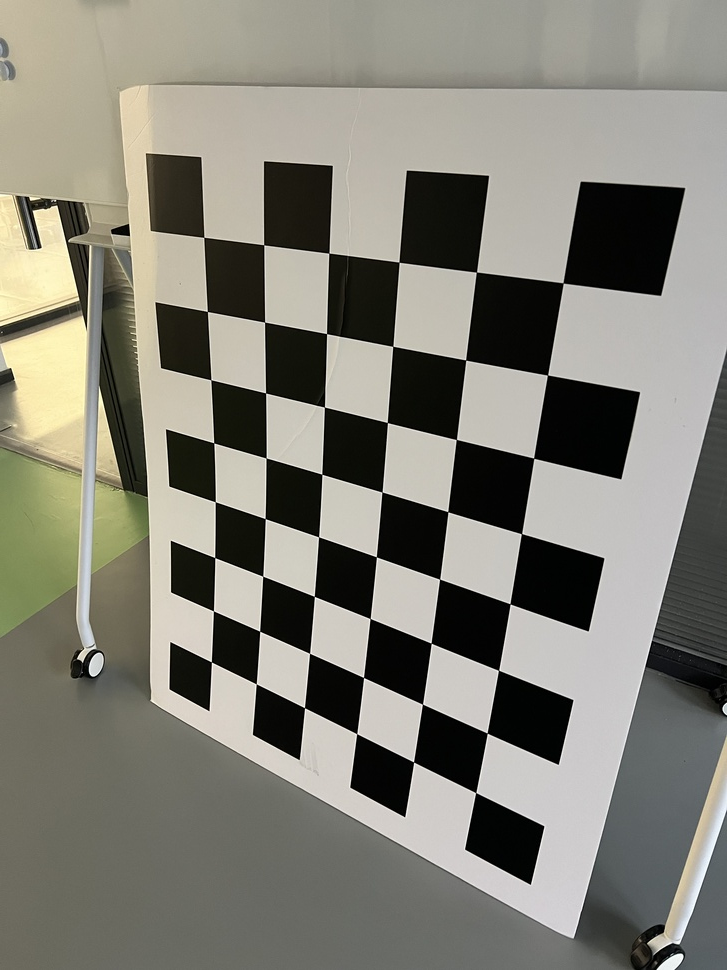
#> input picture lession5/calib_1.jpg, 727 x 970 px, shrunk from 3024 x 4032 before the run; its folder holds 4 pictures in this run
$ python calib.py
#> lines starting #> are read from the running program, lines starting #| are printed output that depends on the picture
#!/usr/bin/env python3
# -*- coding: utf-8 -*-
"""
Camera Calibration using a Checkerboard.
Input: calib_1.jpg, calib_2.jpg, ...
Output: camera_matrix.npy, dist_coeffs.npy, calibration_result.txt, undistorted_example.jpg
"""

import cv2
import numpy as np
import glob
import os

# ------------------------------
# Parameters
# ------------------------------
# 注意：这里的CHECKERBOARD参数可能需要根据你的棋盘格图片调整
# 检查你的棋盘格内角点数量，不是方格数量
# 比如如果是8x6的棋盘格（8列7行方格），内角点就是7x5
CHECKERBOARD = (7, 5)  # 尝试这个值，根据你的棋盘格调整
SQUARE_SIZE = 25.0  # 方格的尺寸，单位毫米
IMAGES_PATH = "calib_*.jpg"  # 改为当前目录
# Termination criteria for cornerSubPix
CRITERIA = (cv2.TERM_CRITERIA_EPS + cv2.TERM_CRITERIA_MAX_ITER, 30, 0.001)

# ------------------------------
# Prepare object points (3D points in world coordinate)
# ------------------------------
objp = np.zeros((CHECKERBOARD[0] * CHECKERBOARD[1], 3), np.float32)
objp[:, :2] = np.mgrid[0 : CHECKERBOARD[0], 0 : CHECKERBOARD[1]].T.reshape(-1, 2)
objp *= SQUARE_SIZE

# Arrays to store object points and image points from all images
objpoints = []  # 3d points in real world space
imgpoints = []  # 2d points in image plane

# ------------------------------
# Find corners in all images
# ------------------------------
images = glob.glob(IMAGES_PATH)
# 也尝试其他可能的命名格式
if len(images) == 0:
    images = glob.glob("*.jpg")
    images = [img for img in images if "calib" in img.lower()]

print(f"Searching for calibration images...")
print(f"Found {len(images)} calibration images.")
for img in images[:5]:  # 显示前5个找到的文件
    print(f"  - {os.path.basename(img)}")
if len(images) > 5:
    print(f"  ... and {len(images) - 5} more")

if len(images) < 3:
    print("Error: Need at least 3 images for calibration. Exiting.")
    exit()

# Variables to store image size
img_size = None
first_valid_image = None

# 先显示一张图片看看棋盘格
if len(images) > 0:
    test_img = cv2.imread(images[0])
#> test_img is the input picture: shape (970, 727, 3); mean B, G, R 118, 128, 129.6
    if test_img is not None:
        print(f"\nFirst image size: {test_img.shape}")
#| First image size: (970, 727, 3)
        print("Displaying first image for reference...")
        cv2.imshow("First calibration image (press any key)", test_img)
        cv2.waitKey(1000)
        cv2.destroyAllWindows()

for i, fname in enumerate(images):
    print(f"\n[{i + 1}/{len(images)}] Processing: {os.path.basename(fname)}")
    img = cv2.imread(fname)
    if img is None:
        print(f"  ✗ Could not read image. Skipping.")
        continue

    # 缩小图片以加快处理速度（如果图片太大）
    scale_factor = 0.5
    if img.shape[0] > 2000 or img.shape[1] > 2000:
        print(f"  Resizing large image from {img.shape}...")
        img = cv2.resize(
            img, None, fx=scale_factor, fy=scale_factor, interpolation=cv2.INTER_AREA
        )

    gray = cv2.cvtColor(img, cv2.COLOR_BGR2GRAY)
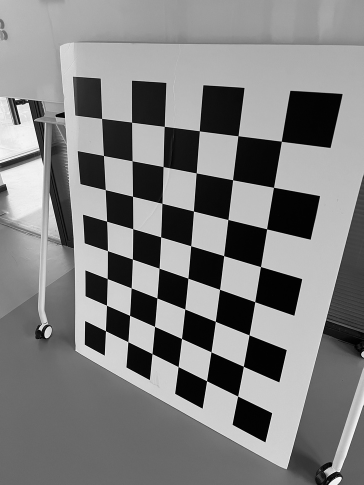
#> gray: shape (970, 727) (shown at 1/2 size); min 0, max 255, mean 127.3

    # Store image size from first valid image
    if img_size is None:
        img_size = gray.shape[::-1]  # (width, height)
        first_valid_image = img

    # Find chessboard corners
    print(f"  Looking for {CHECKERBOARD} corners...")
    ret, corners = cv2.findChessboardCorners(
        gray,
        CHECKERBOARD,
        cv2.CALIB_CB_ADAPTIVE_THRESH
        + cv2.CALIB_CB_NORMALIZE_IMAGE
        + cv2.CALIB_CB_FAST_CHECK,
    )
#> ret = False; corners = None

    if ret:
        objpoints.append(objp)
        # Refine corner locations
        corners_refined = cv2.cornerSubPix(gray, corners, (11, 11), (-1, -1), CRITERIA)
        imgpoints.append(corners_refined)

        # Draw and display corners
        img_with_corners = img.copy()
        cv2.drawChessboardCorners(img_with_corners, CHECKERBOARD, corners_refined, ret)
        # 在角点上显示坐标
        cv2.putText(
            img_with_corners,
            f"Found {len(corners)} corners",
            (10, 30),
            cv2.FONT_HERSHEY_SIMPLEX,
            0.7,
            (0, 255, 0),
            2,
        )
        cv2.imshow("Chessboard Corners", img_with_corners)
        cv2.waitKey(300)  # display for 300 ms
        print(f"  ✓ Found {len(corners)} corners.")
    else:
        print(f"  ✗ Chessboard corners not found.")
        # 尝试不同的棋盘格尺寸
        print(f"  Trying alternative checkerboard sizes...")
        alt_sizes = [(6, 4), (8, 6), (9, 6), (7, 7)]
        for alt_size in alt_sizes:
            ret, corners = cv2.findChessboardCorners(
                gray,
                alt_size,
                cv2.CALIB_CB_ADAPTIVE_THRESH + cv2.CALIB_CB_NORMALIZE_IMAGE,
            )
            if ret:
                print(f"  ✓ Found corners with size {alt_size}")
                # 需要重新创建objp
                temp_objp = np.zeros((alt_size[0] * alt_size[1], 3), np.float32)
                temp_objp[:, :2] = np.mgrid[0 : alt_size[0], 0 : alt_size[1]].T.reshape(
                    -1, 2
                )
                temp_objp *= SQUARE_SIZE
                objpoints.append(temp_objp)

                corners_refined = cv2.cornerSubPix(
                    gray, corners, (11, 11), (-1, -1), CRITERIA
                )
                imgpoints.append(corners_refined)

                img_with_corners = img.copy()
                cv2.drawChessboardCorners(
                    img_with_corners, alt_size, corners_refined, ret
                )
                cv2.putText(
                    img_with_corners,
                    f"Size {alt_size}",
                    (10, 30),
                    cv2.FONT_HERSHEY_SIMPLEX,
                    0.7,
                    (0, 255, 0),
                    2,
                )
                cv2.imshow("Chessboard Corners", img_with_corners)
                cv2.waitKey(300)
                break
#> this loop made 2 passes
#> ret on passes 1 to 2: False, True
#> pass 2, `cv2.imshow("Chessboard Corners", img_with_corners)`:
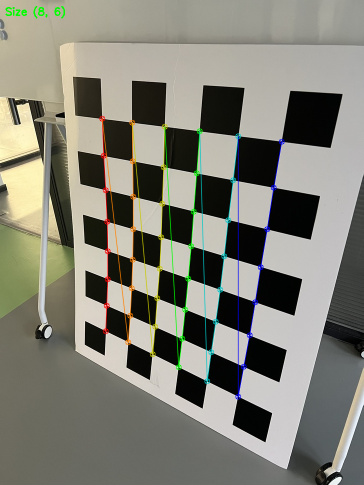
#> window 'Chessboard Corners': shape (970, 727, 3) (shown at 1/2 size); mean B, G, R 117.6, 128.5, 129.3
#> after the loop, imgpoints = 1 item; objpoints = 1 item
#> pass 2 of the loop `for i, fname in enumerate(images):`:
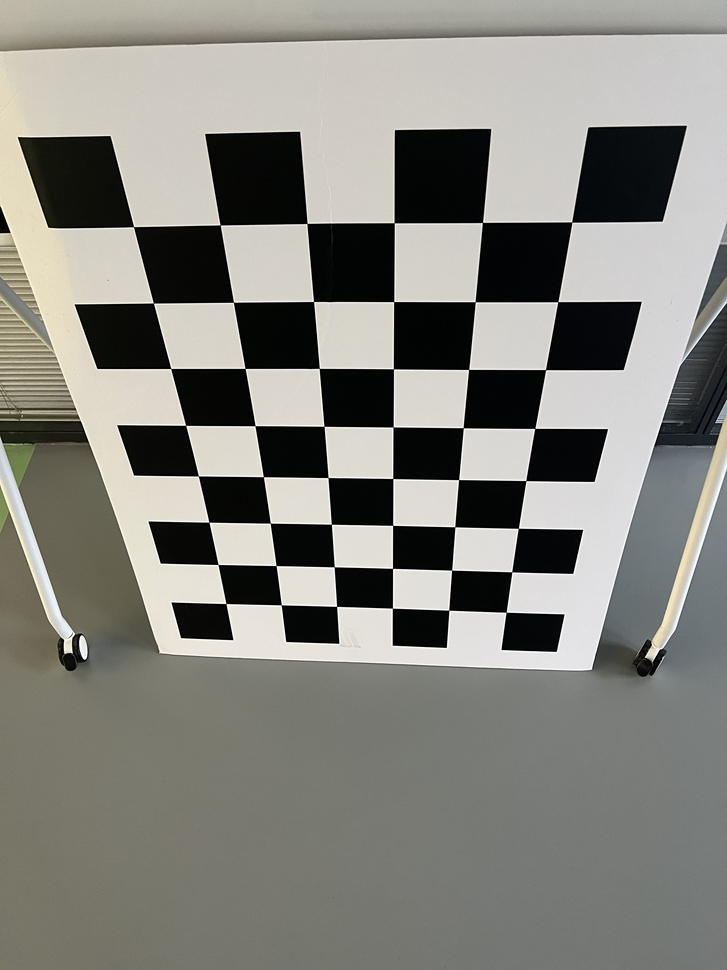
#> input picture lession5/calib_10.jpg, 727 x 970 px, shrunk from 3024 x 4032 before the run
#> img is the input picture: shape (970, 727, 3); mean B, G, R 125.8, 132, 132.5
#> `gray = cv2.cvtColor(img, cv2.COLOR_BGR2GRAY)`:
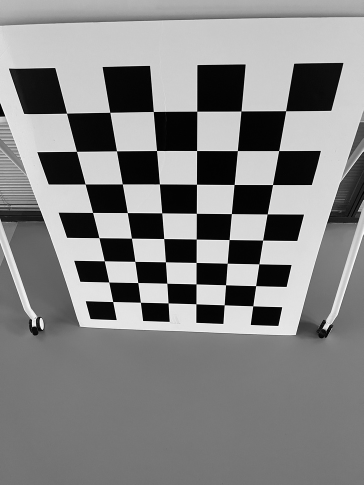
#> gray: shape (970, 727) (shown at 1/2 size); min 0, max 255, mean 131.5
#> `ret, corners = cv2.findChessboardCorners( gray, CHECKERBOARD, cv2.CALI..`: ret = False
#> the loop `for alt_size in alt_sizes:` made 2 passes
#> pass 2, `cv2.imshow("Chessboard Corners", img_with_corners)`:
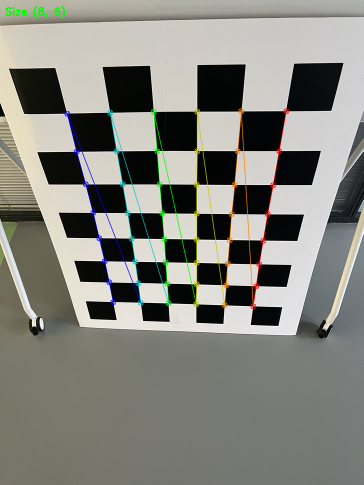
#> window 'Chessboard Corners': shape (970, 727, 3) (shown at 1/2 size); mean B, G, R 125.3, 132.4, 132.3
#> after the loop `for alt_size in alt_sizes:`: imgpoints = 2 items
#> pass 3 of the loop `for i, fname in enumerate(images):`:
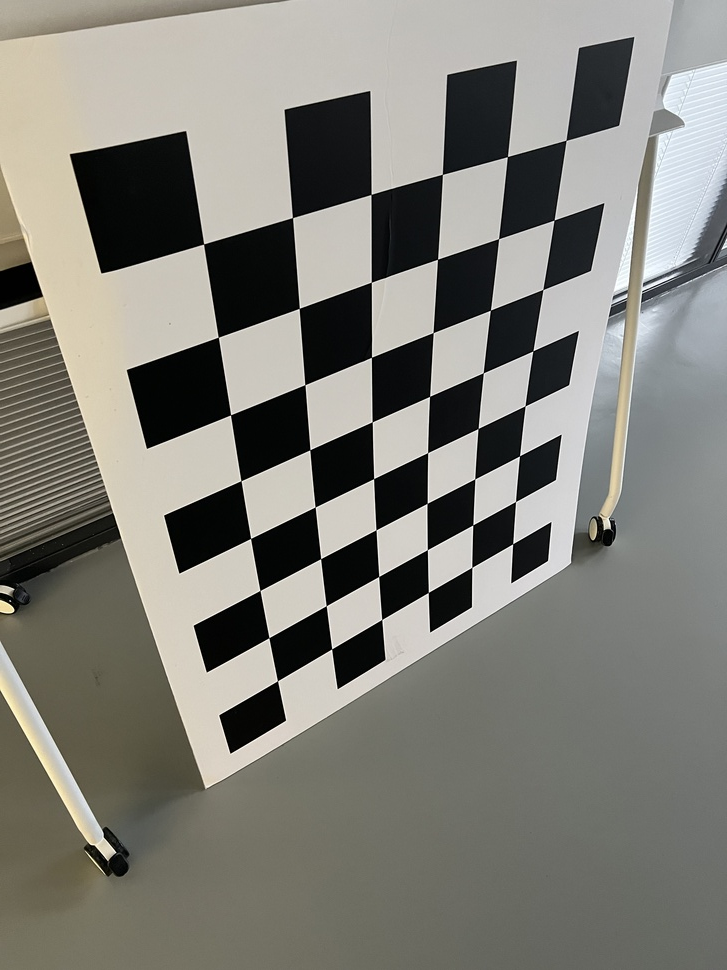
#> input picture lession5/calib_11.jpg, 727 x 970 px, shrunk from 3024 x 4032 before the run
#> img is the input picture: shape (970, 727, 3); mean B, G, R 120, 127, 127.9
#> `gray = cv2.cvtColor(img, cv2.COLOR_BGR2GRAY)`:
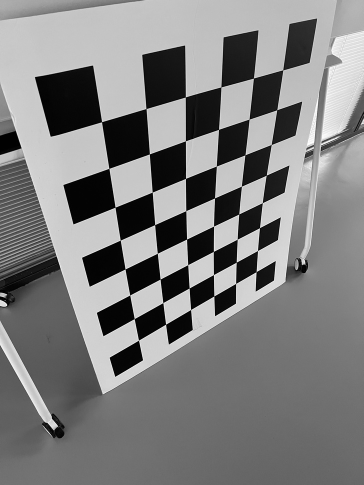
#> gray: shape (970, 727) (shown at 1/2 size); min 0, max 255, mean 126.4
#> `ret, corners = cv2.findChessboardCorners( gray, CHECKERBOARD, cv2.CALI..`: ret = False
#> the loop `for alt_size in alt_sizes:` made 2 passes
#> pass 2, `cv2.imshow("Chessboard Corners", img_with_corners)`:
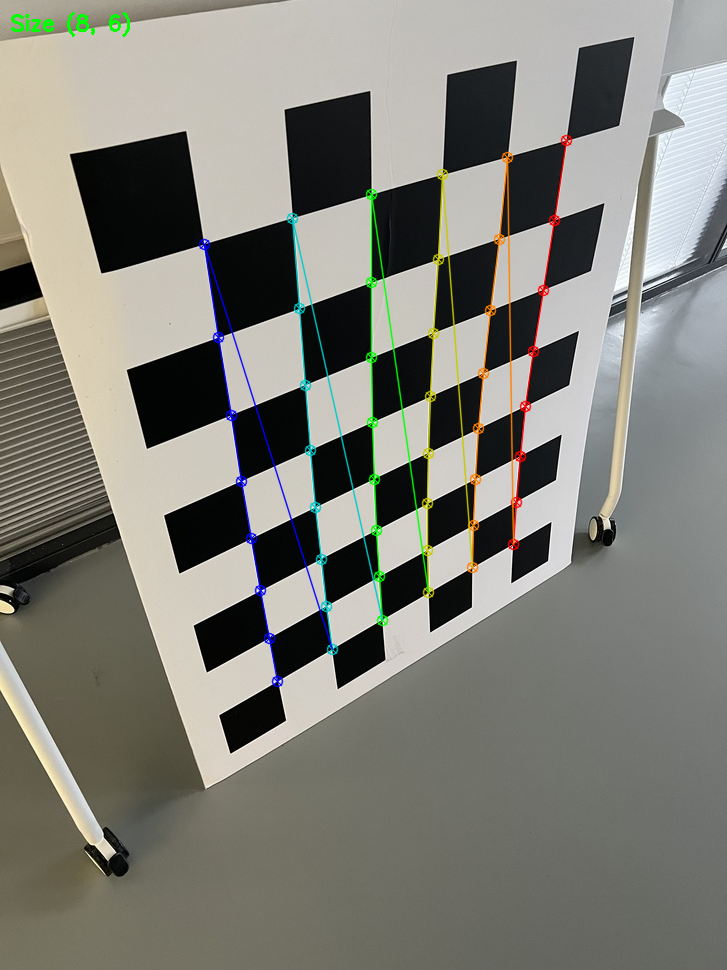
#> window 'Chessboard Corners': shape (970, 727, 3); mean B, G, R 119.5, 127.4, 127.7
#> after the loop `for alt_size in alt_sizes:`: imgpoints = 3 items
#> the loop made 4 passes; the first 3 are shown

cv2.destroyAllWindows()

# ------------------------------
# Check if we have enough calibration data
# ------------------------------
if len(objpoints) < 3:
    print(f"\nError: Only found {len(objpoints)} valid images with chessboard corners.")
    print("Need at least 3 images for calibration.")
    print("\nPossible issues:")
    print("1. Wrong CHECKERBOARD parameter (currently set to {CHECKERBOARD})")
    print("2. Chessboard not fully visible in images")
    print("3. Poor lighting or focus")
    print("\nPlease check your calibration images and adjust CHECKERBOARD parameter.")
    exit()

if img_size is None:
    print("\nError: No valid images found. Exiting.")
    exit()

print(f"\n--- Starting calibration with {len(objpoints)} valid images ---")
print(f"Image size: {img_size}")
#| Image size: (727, 970)

# ------------------------------
# Camera Calibration
# ------------------------------
print("\nCalibrating camera...")
ret, mtx, dist, rvecs, tvecs = cv2.calibrateCamera(
    objpoints, imgpoints, img_size, None, None
)
print("Calibration finished.")
print(f"\nCamera matrix:\n{mtx}")
print(f"\nDistortion coefficients:\n{dist}")
print(f"\nCalibration error (RMS): {ret:.4f} pixels")

# ------------------------------
# Save calibration results
# ------------------------------
np.save("camera_matrix.npy", mtx)
np.save("dist_coeffs.npy", dist)
with open("calibration_result.txt", "w") as f:
    f.write(f"CALIBRATION RESULTS\n")
    f.write("=" * 50 + "\n\n")
    f.write(f"Number of images used: {len(objpoints)}\n")
    f.write(f"Image size: {img_size}\n")
    f.write(f"Checkerboard pattern: {CHECKERBOARD}\n")
    f.write(f"Square size: {SQUARE_SIZE} mm\n\n")
    f.write(f"Camera Matrix:\n{mtx}\n\n")
    f.write(f"Distortion Coefficients:\n{dist}\n\n")
    f.write(f"Reprojection Error (RMS): {ret:.4f} pixels\n")
print("\nCalibration results saved to files.")

# ------------------------------
# Undistort an example image
# ------------------------------
if first_valid_image is not None:
    test_img = first_valid_image.copy()
    h, w = test_img.shape[:2]

    # Get optimal new camera matrix
    new_mtx, roi = cv2.getOptimalNewCameraMatrix(mtx, dist, (w, h), 1, (w, h))

    # Undistort
    undistorted = cv2.undistort(test_img, mtx, dist, None, new_mtx)
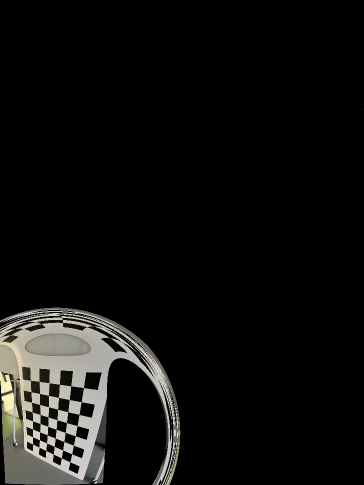
#> undistorted: shape (970, 727, 3) (shown at 1/2 size); mean B, G, R 14.4, 15.6, 15.8

    # Crop the image
    x, y, uw, uh = roi
    if uw > 0 and uh > 0:  # 确保ROI有效
        undistorted = undistorted[y : y + uh, x : x + uw]
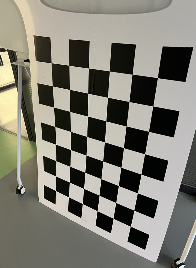
#> undistorted: shape (268, 196, 3); mean B, G, R 116.8, 126.7, 128.6

    # Save and show
    cv2.imwrite("undistorted_example.jpg", undistorted)

    # Create comparison image
    # 调整大小以便并排显示
    max_height = 600
    if h > max_height:
        scale = max_height / h
        new_w = int(w * scale)
        new_h = max_height
        test_img_resized = cv2.resize(test_img, (new_w, new_h))
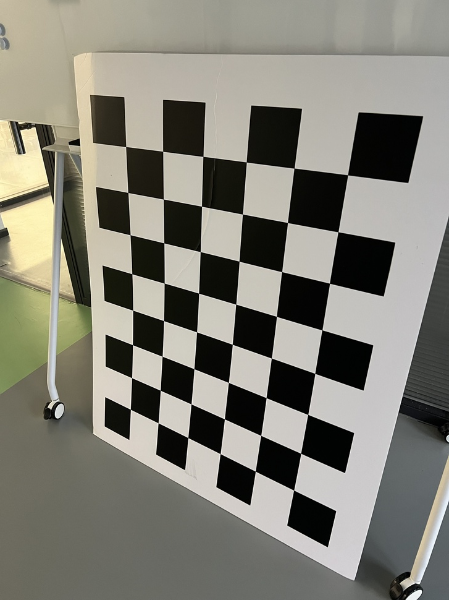
#> test_img_resized: shape (600, 449, 3); mean B, G, R 117.9, 127.9, 129.5
        undistorted_resized = cv2.resize(undistorted, (new_w, new_h))
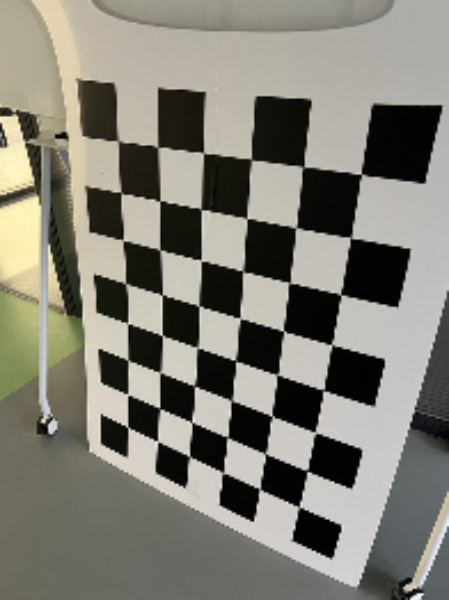
#> undistorted_resized: shape (600, 449, 3); mean B, G, R 116.7, 126.6, 128.5
    else:
        test_img_resized = test_img
        undistorted_resized = undistorted

    comparison = np.hstack([test_img_resized, undistorted_resized])

    # 添加标签
    cv2.putText(
        comparison, "Original", (10, 30), cv2.FONT_HERSHEY_SIMPLEX, 1, (0, 255, 0), 2
    )
    cv2.putText(
        comparison,
        "Undistorted",
        (w // 2 + 10, 30),
        cv2.FONT_HERSHEY_SIMPLEX,
        1,
        (0, 255, 0),
        2,
    )
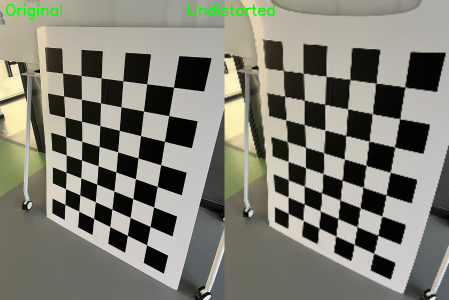
#> comparison: shape (600, 898, 3) (shown at 1/2 size); mean B, G, R 116.7, 127.5, 128.3

    cv2.imwrite("comparison_original_vs_undistorted.jpg", comparison)

    cv2.imshow("Original vs Undistorted (press any key)", comparison)
    cv2.waitKey(0)
    cv2.destroyAllWindows()
    print("Comparison image saved as 'comparison_original_vs_undistorted.jpg'.")

# ------------------------------
# Compute reprojection error for each image
# ------------------------------
print("\n--- Reprojection errors per image ---")
total_error = 0.0
errors = []
for i in range(len(objpoints)):
    imgpoints_proj, _ = cv2.projectPoints(objpoints[i], rvecs[i], tvecs[i], mtx, dist)
    error = cv2.norm(imgpoints[i], imgpoints_proj, cv2.NORM_L2) / len(imgpoints_proj)
    total_error += error
    errors.append(error)
    print(f"Image {i + 1}: {error:.4f} pixels")

mean_error = total_error / len(objpoints)
print(f"\nMean reprojection error: {mean_error:.4f} pixels")
print(f"Min error: {min(errors):.4f} pixels")
print(f"Max error: {max(errors):.4f} pixels")

# ------------------------------
# Display calibration summary
# ------------------------------
print("\n" + "=" * 50)
print("CALIBRATION SUMMARY")
print("=" * 50)
print(f"Number of images processed: {len(images)}")
print(f"Number of valid images used: {len(objpoints)}")
print(f"Image resolution: {img_size}")
#| Image resolution: (727, 970)
print(f"Checkerboard pattern: {CHECKERBOARD}")
print(f"Square size: {SQUARE_SIZE} mm")
print(f"Overall RMS error: {ret:.4f} pixels")
print(f"Mean per-image error: {mean_error:.4f} pixels")

if mean_error < 1.0:
    print("\n✅ Excellent calibration! (Error < 1.0 pixel)")
elif mean_error < 2.0:
    print("\n✓ Good calibration! (Error < 2.0 pixels)")
elif mean_error < 3.0:
    print("\n⚠ Acceptable calibration (Error < 3.0 pixels)")
else:
    print("\n⚠ High error, consider recalibrating")

print("\nFiles saved:")
print("  - camera_matrix.npy")
print("  - dist_coeffs.npy")
print("  - calibration_result.txt")
print("  - undistorted_example.jpg")
print("  - comparison_original_vs_undistorted.jpg")
print("=" * 50)
